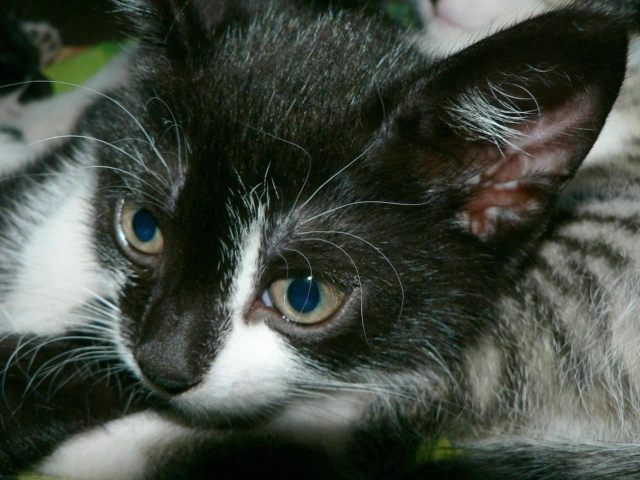
#> input picture backend/scripts/assets/cute_kitten.jpg, 1280 x 960 px (shown at 1/2 size)
$ python -i visual_features.py   (imports and definitions only)
#> lines starting #> are read from the running program, lines starting #| are printed output that depends on the picture
from __future__ import annotations

import base64
import io
import math
from pathlib import Path
from typing import TYPE_CHECKING

from PIL import Image, ImageFilter

try:
    import numpy as np
except ImportError:  # pragma: no cover - optional dependency
    np = None

if TYPE_CHECKING:
    from app.domain.schemas import PreparedMedia


def image_bytes_from_data_url(data_url: str) -> bytes:
    if "," not in data_url:
        raise ValueError("invalid data url")
    _, payload = data_url.split(",", 1)
    return base64.b64decode(payload)


def image_embedding_from_bytes(image_bytes: bytes) -> list[float]:
    with Image.open(io.BytesIO(image_bytes)) as image:
        return image_embedding_from_image(image)


def image_embedding_from_path(path: Path) -> list[float]:
#> called with path = '../../scripts/assets/cute_kitten.jpg'
    with Image.open(path) as image:
#> image is the input picture: PIL image 1280x960 RGB; mean R, G, B 68.1, 74.7, 65.7
        return image_embedding_from_image(image)


def image_embedding_from_media(media: "PreparedMedia") -> list[float] | None:
    candidates: list[list[float]] = []
    if media.data_url and media.media_type.value == "image":
        candidates.append(image_embedding_from_bytes(image_bytes_from_data_url(media.data_url)))
    else:
        for frame in media.frames[:3]:
            candidates.append(image_embedding_from_bytes(image_bytes_from_data_url(frame.data_url)))
    if not candidates:
        return None
    if np is not None:
        vector = np.mean(np.array(candidates, dtype=np.float32), axis=0)
        return vector.astype(np.float32).tolist()
    size = len(candidates[0])
    return [sum(vector[index] for vector in candidates) / len(candidates) for index in range(size)]


def cosine_similarity(lhs: list[float], rhs: list[float]) -> float:
    if np is not None:
        left = np.array(lhs, dtype=np.float32)
        right = np.array(rhs, dtype=np.float32)
        left_norm = float(np.linalg.norm(left))
        right_norm = float(np.linalg.norm(right))
        if left_norm <= 1e-8 or right_norm <= 1e-8:
            return 0.0
        similarity = float(np.dot(left, right) / (left_norm * right_norm))
        return max(-1.0, min(1.0, similarity))
    left_norm = math.sqrt(sum(value * value for value in lhs))
    right_norm = math.sqrt(sum(value * value for value in rhs))
    if left_norm <= 1e-8 or right_norm <= 1e-8:
        return 0.0
    similarity = sum(left * right for left, right in zip(lhs, rhs)) / (left_norm * right_norm)
    return max(-1.0, min(1.0, similarity))


def image_embedding_from_image(image: Image.Image) -> list[float]:
    rgb = image.convert("RGB")
    rgb.thumbnail((160, 160))
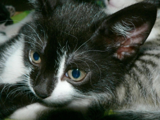
#> rgb: PIL image 160x120 RGB; mean R, G, B 68.1, 74.7, 65.7

    hist_features: list[float] = []
    for channel in rgb.split():
        hist_raw = channel.histogram()
        hist = [sum(hist_raw[index : index + 16]) for index in range(0, 256, 16)]
        hist_sum = max(float(sum(hist)), 1.0)
        hist_features.extend([value / hist_sum for value in hist])
#> this loop made 3 passes
#> after the loop, hist_features = 48 values, max 0.246 at index 32, min 0.00432 at index 15, mean 0.0625

    gray = rgb.convert("L").resize((16, 16))
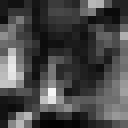
#> gray: PIL image 16x16 L (shown 8 times larger); min 2, max 247, mean 71.7
    gray_vec = [value / 255.0 for value in gray.tobytes()]
#> gray_vec = 256 values, max 0.969 at index 182, min 0.00784 at index 246, mean 0.281
    gray_mean = sum(gray_vec) / max(len(gray_vec), 1)
#> gray_mean = 0.281
    gray_std = math.sqrt(sum((value - gray_mean) ** 2 for value in gray_vec) / max(len(gray_vec), 1))
#> gray_std = 0.201

    edge = gray.filter(ImageFilter.FIND_EDGES)
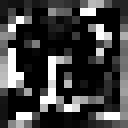
#> edge: PIL image 16x16 L (shown 8 times larger); min 0, max 255, mean 63.5
    edge_vec = [value / 255.0 for value in edge.resize((8, 8)).tobytes()]
#> edge_vec = 64 values, max 0.902 at index 32, min 0 at index 19, mean 0.251

    vector = [
        *hist_features,
        *gray_vec,
        *edge_vec,
        gray_mean,
        gray_std,
        math.sqrt(gray_mean**2 + gray_std**2),
    ]
#> vector = 371 values, max 0.969 at index 230, min 0 at index 323, mean 0.248
    return vector

>>> result = image_embedding_from_path('../../scripts/assets/cute_kitten.jpg')
#> result has the same summary as vector in image_embedding_from_image
